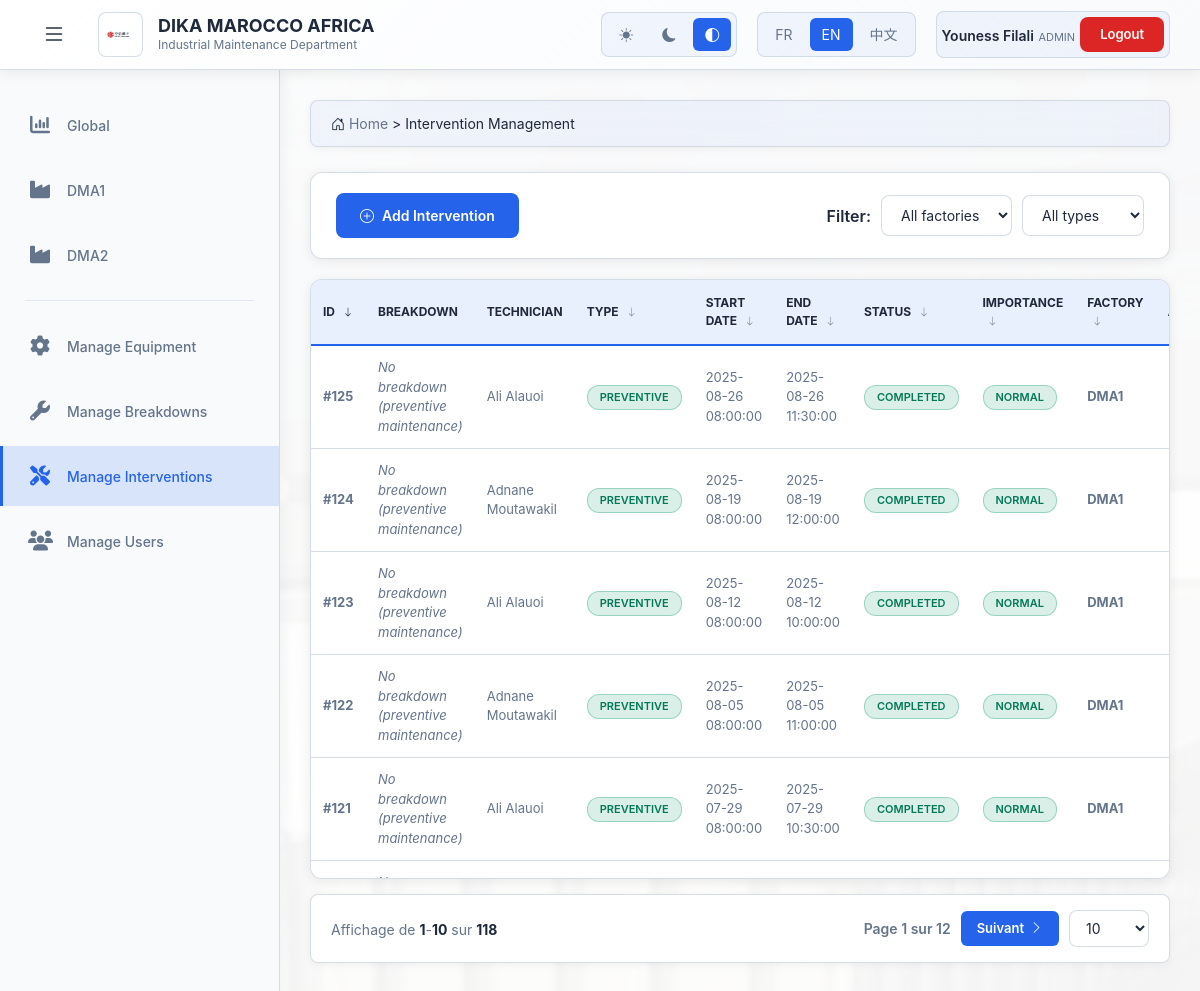
The page /public/interventions_admin.php (signed in) on the database its author committed.
### tables this page shows
CREATE TABLE `interventions` (
  `id` int(11) NOT NULL,
  `id_panne` int(11) DEFAULT NULL,
  `id_technicien` int(11) DEFAULT NULL,
  `type` enum('preventive','corrective') DEFAULT NULL,
  `date_debut` datetime DEFAULT NULL,
  `date_fin` datetime DEFAULT NULL,
  `statut` enum('en_cours','terminee','en_attente') DEFAULT 'en_cours',
  `importance` enum('normale','importante','critique') DEFAULT 'normale',
  `usine` enum('DMA1','DMA2') NOT NULL
);

### public/interventions_admin.php (the view, shortened to what the rows shown need)
<?php
$selected = $_SESSION['lang'] ?? 'fr';
require __DIR__ . '/../lang.php';
$t = $lang[$selected] ?? $lang['fr'];
$theme = $_SESSION['theme'] ?? 'system';
require __DIR__ . '/../config.php';
$sort_by = $_GET['sort'] ?? 'id';
$sort_order = $_GET['order'] ?? 'DESC';
$interventions = [];
$query = "SELECT i.*, CONCAT(u.prenom, ' ', u.nom) AS technicien, p.type_panne FROM interventions i
          LEFT JOIN utilisateurs u ON u.id = i.id_technicien
          LEFT JOIN pannes p ON p.id = i.id_panne WHERE 1=1";
$query .= " ORDER BY $sort_by $sort_order";
$result = $conn->query($query);
while ($row = $result->fetch_assoc()) {
    $interventions[] = $row;
}
?>
<!DOCTYPE html>
<html lang="<?= htmlspecialchars($selected) ?>">
<head>
    <link href="https://cdn.jsdelivr.net/npm/bootstrap@5.3.0/dist/css/bootstrap.min.css" rel="stylesheet">
    <link rel="stylesheet" href="https://cdn.jsdelivr.net/npm/bootstrap-icons@1.11.0/font/bootstrap-icons.css">
    <link rel="stylesheet" href="https://cdnjs.cloudflare.com/ajax/libs/font-awesome/6.4.0/css/all.min.css">
</head>
<body data-theme="<?= $theme ?>">
    <div class="dashboard-wrapper">
        <header class="top-header">
            <div class="header-left">
                <div class="brand-header">
                    <div class="brand-text-header">
                        <h1><?= htmlspecialchars($t['brand'] ?? 'DIKA') ?></h1>
                    </div>
                </div>
            </div>
        </header>
        <main class="main-content">
            <div class="table-container">
                <table class="data-table" id="interventionTable">
                    <thead>
                        <tr>
                            <th onclick="sortTable('id')" class="<?= $sort_by === 'id' ? 'sorted' : '' ?>">
                                <?= htmlspecialchars($t['id'] ?? 'ID') ?>
                                <i class="bi bi-arrow-<?= $sort_by === 'id' && $sort_order === 'ASC' ? 'up' : 'down' ?> sort-icon"></i>
                            </th>
                            <th><?= htmlspecialchars($t['breakdown'] ?? 'Panne') ?></th>
                            <th><?= htmlspecialchars($t['technician'] ?? 'Technicien') ?></th>
                            <th onclick="sortTable('type')" class="<?= $sort_by === 'type' ? 'sorted' : '' ?>">
                                <?= htmlspecialchars($t['type'] ?? 'Type') ?>
                                <i class="bi bi-arrow-<?= $sort_by === 'type' && $sort_order === 'ASC' ? 'up' : 'down' ?> sort-icon"></i>
                            </th>
                            <th onclick="sortTable('date_debut')" class="<?= $sort_by === 'date_debut' ? 'sorted' : '' ?>">
                                <?= htmlspecialchars($t['start_date'] ?? 'Date début') ?>
                                <i class="bi bi-arrow-<?= $sort_by === 'date_debut' && $sort_order === 'ASC' ? 'up' : 'down' ?> sort-icon"></i>
                            </th>
                            <th onclick="sortTable('date_fin')" class="<?= $sort_by === 'date_fin' ? 'sorted' : '' ?>">
                                <?= htmlspecialchars($t['end_date'] ?? 'Date fin') ?>
                                <i class="bi bi-arrow-<?= $sort_by === 'date_fin' && $sort_order === 'ASC' ? 'up' : 'down' ?> sort-icon"></i>
                            </th>
                            <th onclick="sortTable('statut')" class="<?= $sort_by === 'statut' ? 'sorted' : '' ?>">
                                <?= htmlspecialchars($t['status'] ?? 'Statut') ?>
                                <i class="bi bi-arrow-<?= $sort_by === 'statut' && $sort_order === 'ASC' ? 'up' : 'down' ?> sort-icon"></i>
                            </th>
                            <th onclick="sortTable('importance')" class="<?= $sort_by === 'importance' ? 'sorted' : '' ?>">
                                <?= htmlspecialchars($t['importance'] ?? 'Importance') ?>
                                <i class="bi bi-arrow-<?= $sort_by === 'importance' && $sort_order === 'ASC' ? 'up' : 'down' ?> sort-icon"></i>
                            </th>
                            <th onclick="sortTable('usine')" class="<?= $sort_by === 'usine' ? 'sorted' : '' ?>">
                                <?= htmlspecialchars($t['factory'] ?? 'Usine') ?>
                                <i class="bi bi-arrow-<?= $sort_by === 'usine' && $sort_order === 'ASC' ? 'up' : 'down' ?> sort-icon"></i>
                            </th>
                            <th><?= htmlspecialchars($t['actions'] ?? 'Actions') ?></th>
                        </tr>
                    </thead>
                    <tbody id="tableBody">
                        <?php if (empty($interventions)): ?>
                        <tr>
                            <td colspan="10" class="text-center" style="padding: 40px;">
                                <i class="bi bi-tools" style="font-size: 48px; color: var(--text-secondary); opacity: 0.5;"></i>
                                <p style="color: var(--text-secondary); margin-top: 10px;"><?= htmlspecialchars($t['no_intervention_found'] ?? 'Aucune intervention trouvée') ?></p>
                            </td>
                        </tr>
                        <?php else: ?>
                            <?php
                            $type_labels = [
                                'preventive' => $t['preventive'] ?? 'Préventif',
                                'corrective' => $t['corrective'] ?? 'Correctif'
                            ];
                            $statut_labels = [
                                'en_cours' => $t['ongoing'] ?? 'En cours',
                                'terminee' => $t['completed'] ?? 'Terminée',
                                'en_attente' => $t['pending'] ?? 'En attente'
                            ];
                            $importance_labels = [
                                'normale' => $t['normal'] ?? 'Normale',
                                'importante' => $t['important'] ?? 'Importante',
                                'critique' => $t['critical'] ?? 'Critique'
                            ];
                            ?>
                            <?php foreach ($interventions as $index => $inter): ?>
                            <tr class="intervention-row" data-index="<?= $index ?>">
                                <td><strong>#<?= htmlspecialchars($inter['id']) ?></strong></td>
                                <td>
                                    <?php if ($inter['id_panne']): ?>
                                        <strong>#<?= htmlspecialchars($inter['id_panne']) ?></strong><br>
                                        <small style="color: var(--text-secondary);"><?= htmlspecialchars($inter['type_panne'] ?? '') ?></small>
                                    <?php else: ?>
                                        <em style="color: var(--text-secondary);"><?= htmlspecialchars($t['no_breakdown'] ?? 'Aucune panne') ?></em>
                                    <?php endif; ?>
                                </td>
                                <td><?= htmlspecialchars($inter['technicien'] ?? $t['select_technician'] ?? 'Aucun') ?></td>
                                <td>
                                    <span class="badge badge-<?= htmlspecialchars($inter['type']) ?>">
                                        <?= htmlspecialchars($type_labels[$inter['type']] ?? $inter['type']) ?>
                                    </span>
                                </td>
                                <td><?= htmlspecialchars($inter['date_debut']) ?></td>
                                <td><?= $inter['date_fin'] ? htmlspecialchars($inter['date_fin']) : '-' ?></td>
                                <td>
                                    <span class="badge badge-<?= htmlspecialchars($inter['statut']) ?>">
                                        <?= htmlspecialchars($statut_labels[$inter['statut']] ?? $inter['statut']) ?>
                                    </span>
                                </td>
                                <td>
                                    <span class="badge badge-<?= htmlspecialchars($inter['importance']) ?>">
                                        <?= htmlspecialchars($importance_labels[$inter['importance']] ?? $inter['importance']) ?>
                                    </span>
                                </td>
                                <td><strong><?= htmlspecialchars($inter['usine']) ?></strong></td>
                                <td>
                                </td>
                            </tr>
                            <?php endforeach; ?>
                        <?php endif; ?>
                    </tbody>
                </table>
            </div>
        </main>
    </div>
</body>
</html>

### rows shown on the page
interventions: id "125", technicien "Ali Alauoi", type "PREVENTIVE", date_debut "2025-08-26 08:00:00", date_fin "2025-08-26 11:30:00", statut "COMPLETED", importance "NORMAL", usine "DMA1"
interventions: id "124", technicien "Adnane Moutawakil", type "PREVENTIVE", date_debut "2025-08-19 08:00:00", date_fin "2025-08-19 12:00:00", statut "COMPLETED", importance "NORMAL", usine "DMA1"
interventions: id "123", technicien "Ali Alauoi", type "PREVENTIVE", date_debut "2025-08-12 08:00:00", date_fin "2025-08-12 10:00:00", statut "COMPLETED", importance "NORMAL", usine "DMA1"
interventions: id "122", technicien "Adnane Moutawakil", type "PREVENTIVE", date_debut "2025-08-05 08:00:00", date_fin "2025-08-05 11:00:00", statut "COMPLETED", importance "NORMAL", usine "DMA1"
interventions: id "121", technicien "Ali Alauoi", type "PREVENTIVE", date_debut "2025-07-29 08:00:00", date_fin "2025-07-29 10:30:00", statut "COMPLETED", importance "NORMAL", usine "DMA1"

### other values the page prints
$t['brand'] "DIKA MAROCCO AFRICA"
$t['dept'] "Industrial Maintenance Department"
$user_name "Youness Filali"
$user_role "ADMIN"
$t['logout'] "Logout"
$t['manage_equipment'] "Manage Equipment"
$t['manage_breakdowns'] "Manage Breakdowns"
$t['manage_interventions'] "Manage Interventions"
$t['manage_users'] "Manage Users"
$t['home'] "Home"
$t['intervention_management'] "Intervention Management"
$t['add_intervention'] "Add Intervention"
$t['filter'] "Filter"
$t['id'] "ID"
$t['breakdown'] "BREAKDOWN"
